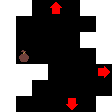

This game map was drawn from its Tiled (.tmx) file and the tilesets committed beside it. A one-line description and the full map source follow:
An orthogonal 7x7 tile map with 16x16 px tiles, 1 tile layer (Tile Layer 1).

<map version="1.10" tiledversion="1.11.2" orientation="orthogonal" renderorder="right-up" width="7" height="7" tilewidth="16" tileheight="16" infinite="0" nextlayerid="2" nextobjectid="1">
 <tileset firstgid="1" source="../../tiletypes.tsx" />
 <layer id="1" name="Tile Layer 1" width="7" height="7">
  <data encoding="csv">
1,1,0,12,0,1,1,
1,0,0,0,0,0,1,
1,0,0,0,0,1,1,
1,25,0,0,0,0,1,
1,1,1,0,0,0,9,
1,1,0,0,0,0,0,
1,0,0,0,11,0,1
</data>
 </layer>
</map>
